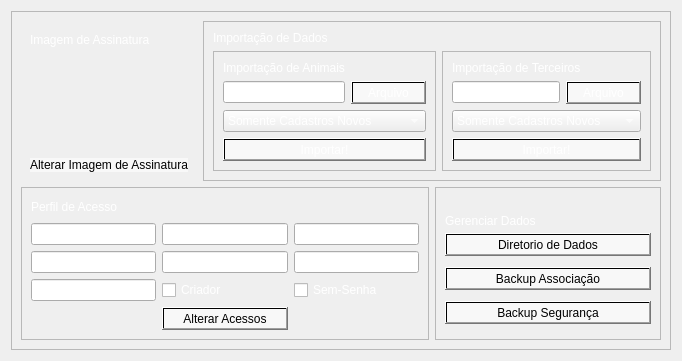
            <widget class="QWidget" name="page">
             <layout class="QVBoxLayout" name="verticalLayout_4">
              <item>
               <widget class="QFrame" name="frame_11">
                <property name="frameShape">
                 <enum>QFrame::StyledPanel</enum>
                </property>
                <property name="frameShadow">
                 <enum>QFrame::Raised</enum>
                </property>
                <layout class="QGridLayout" name="gridLayout_10">
                 <item row="0" column="1" colspan="2">
                  <widget class="QFrame" name="frame_14">
                   <property name="frameShape">
                    <enum>QFrame::StyledPanel</enum>
                   </property>
                   <property name="frameShadow">
                    <enum>QFrame::Raised</enum>
                   </property>
                   <layout class="QFormLayout" name="formLayout_3">
                    <item row="1" column="0">
                     <widget class="QFrame" name="frame_17">
                      <property name="styleSheet">
                       <string notr="true">color: rgb(255, 255, 255);

</string>
                      </property>
                      <property name="frameShape">
                       <enum>QFrame::StyledPanel</enum>
                      </property>
                      <property name="frameShadow">
                       <enum>QFrame::Raised</enum>
                      </property>
                      <layout class="QGridLayout" name="gridLayout_2">
                       <item row="0" column="0">
                        <widget class="QLabel" name="label_13">
                         <property name="styleSheet">
                          <string notr="true">color:rgb(255,255,255);
</string>
                         </property>
                         <property name="text">
                          <string>Importação de Animais</string>
                         </property>
                        </widget>
                       </item>
                       <item row="1" column="0">
                        <widget class="QLineEdit" name="arquivo">
                         <property name="styleSheet">
                          <string notr="true">color: rgb(255,255,255);</string>
                         </property>
                         <property name="text">
                          <string/>
                         </property>
                         <property name="placeholderText">
                          <string>Nome</string>
                         </property>
                        </widget>
                       </item>
                       <item row="3" column="0" colspan="2">
                        <widget class="QPushButton" name="importarAnimaispushButton">
                         <property name="styleSheet">
                          <string notr="true">background-color: qlineargradient(spread:pad, x1:0, y1:0, x2:1, y2:1, stop:1 rgba(255, 255, 255, 140));</string>
                         </property>
                         <property name="text">
                          <string>Importar!</string>
                         </property>
                        </widget>
                       </item>
                       <item row="2" column="0" colspan="2">
                        <widget class="QComboBox" name="tipoImportacaoAnimaiscomboBox">
                         <item>
                          <property name="text">
                           <string>Somente Cadastros Novos</string>
                          </property>
                         </item>
                         <item>
                          <property name="text">
                           <string>Cadastros de Atualização</string>
                          </property>
                         </item>
                        </widget>
                       </item>
                       <item row="1" column="1">
                        <widget class="QPushButton" name="escolherArquivoImportacaoAnaimaispushButton">
                         <property name="styleSheet">
                          <string notr="true">background-color: qlineargradient(spread:pad, x1:0, y1:0, x2:1, y2:1, stop:1 rgba(255, 255, 255, 140));</string>
                         </property>
                         <property name="text">
                          <string>Arquivo</string>
                         </property>
                        </widget>
                       </item>
                      </layout>
                     </widget>
                    </item>
                    <item row="1" column="1">
                     <widget class="QFrame" name="frame_18">
                      <property name="styleSheet">
                       <string notr="true">color: rgb(255, 255, 255);

</string>
                      </property>
                      <property name="frameShape">
                       <enum>QFrame::StyledPanel</enum>
                      </property>
                      <property name="frameShadow">
                       <enum>QFrame::Raised</enum>
                      </property>
                      <layout class="QGridLayout" name="gridLayout_8">
                       <item row="1" column="1">
                        <widget class="QPushButton" name="esclhoerArquivoImportacaoTerceiropushButton">
                         <property name="styleSheet">
                          <string notr="true">background-color: qlineargradient(spread:pad, x1:0, y1:0, x2:1, y2:1, stop:1 rgba(255, 255, 255, 140));</string>
                         </property>
                         <property name="text">
                          <string>Arquivo</string>
                         </property>
                        </widget>
                       </item>
                       <item row="2" column="0" colspan="2">
                        <widget class="QComboBox" name="tipoImportacaoTerceirocomboBox">
                         <item>
                          <property name="text">
                           <string>Somente Cadastros Novos</string>
                          </property>
                         </item>
                         <item>
                          <property name="text">
                           <string>Cadastros de Atualização</string>
                          </property>
                         </item>
                        </widget>
                       </item>
                       <item row="1" column="0">
                        <widget class="QLineEdit" name="lineEdit_11">
                         <property name="styleSheet">
                          <string notr="true">color: rgb(255,255,255);</string>
                         </property>
                         <property name="text">
                          <string/>
                         </property>
                         <property name="placeholderText">
                          <string>Nome</string>
                         </property>
                        </widget>
                       </item>
                       <item row="3" column="0" colspan="2">
                        <widget class="QPushButton" name="importarTerceirospushButton">
                         <property name="styleSheet">
                          <string notr="true">background-color: qlineargradient(spread:pad, x1:0, y1:0, x2:1, y2:1, stop:1 rgba(255, 255, 255, 140));</string>
                         </property>
                         <property name="text">
                          <string>Importar!</string>
                         </property>
                        </widget>
                       </item>
                       <item row="0" column="0" colspan="2">
                        <widget class="QLabel" name="label_14">
                         <property name="styleSheet">
                          <string notr="true">color:rgb(255,255,255);
</string>
                         </property>
                         <property name="text">
                          <string>Importação de Terceiros</string>
                         </property>
                        </widget>
                       </item>
                      </layout>
                     </widget>
                    </item>
                    <item row="0" column="0" colspan="2">
                     <widget class="QLabel" name="label_11">
                      <property name="styleSheet">
                       <string notr="true">color:rgb(255,255,255);
</string>
                      </property>
                      <property name="text">
                       <string>Importação de Dados</string>
                      </property>
                     </widget>
                    </item>
                   </layout>
                  </widget>
                 </item>
                 <item row="1" column="2">
                  <widget class="QFrame" name="frame_15">
                   <property name="frameShape">
                    <enum>QFrame::StyledPanel</enum>
                   </property>
                   <property name="frameShadow">
                    <enum>QFrame::Raised</enum>
                   </property>
                   <layout class="QGridLayout" name="gridLayout_11">
                    <item row="7" column="0">
                     <widget class="QPushButton" name="backupSeguranapushButton">
                      <property name="styleSheet">
                       <string notr="true">background-color: qlineargradient(spread:pad, x1:0, y1:0, x2:1, y2:1, stop:1 rgba(255, 255, 255, 140));</string>
                      </property>
                      <property name="text">
                       <string>Backup Segurança</string>
                      </property>
                     </widget>
                    </item>
                    <item row="2" column="0">
                     <widget class="QLabel" name="label_12">
                      <property name="minimumSize">
                       <size>
                        <width>0</width>
                        <height>20</height>
                       </size>
                      </property>
                      <property name="maximumSize">
                       <size>
                        <width>16777215</width>
                        <height>2</height>
                       </size>
                      </property>
                      <property name="styleSheet">
                       <string notr="true">color:rgb(255,255,255);
</string>
                      </property>
                      <property name="text">
                       <string>Gerenciar Dados</string>
                      </property>
                     </widget>
                    </item>
                    <item row="6" column="0">
                     <widget class="QPushButton" name="backupAssocialpushButton">
                      <property name="styleSheet">
                       <string notr="true">background-color: qlineargradient(spread:pad, x1:0, y1:0, x2:1, y2:1, stop:1 rgba(255, 255, 255, 140));</string>
                      </property>
                      <property name="text">
                       <string>Backup Associação</string>
                      </property>
                     </widget>
                    </item>
                    <item row="4" column="0">
                     <widget class="QPushButton" name="selectMainDirpushButton">
                      <property name="styleSheet">
                       <string notr="true">background-color: qlineargradient(spread:pad, x1:0, y1:0, x2:1, y2:1, stop:1 rgba(255, 255, 255, 140));</string>
                      </property>
                      <property name="text">
                       <string>Diretorio de Dados</string>
                      </property>
                     </widget>
                    </item>
                   </layout>
                  </widget>
                 </item>
                 <item row="1" column="0" colspan="2">
                  <widget class="QFrame" name="frame_13">
                   <property name="frameShape">
                    <enum>QFrame::StyledPanel</enum>
                   </property>
                   <property name="frameShadow">
                    <enum>QFrame::Raised</enum>
                   </property>
                   <layout class="QGridLayout" name="gridLayout_9">
                    <item row="1" column="0">
                     <widget class="QLineEdit" name="nomePerfilAcessolineEdit">
                      <property name="styleSheet">
                       <string notr="true">color: rgb(255,255,255);</string>
                      </property>
                      <property name="text">
                       <string/>
                      </property>
                      <property name="placeholderText">
                       <string>Nome</string>
                      </property>
                     </widget>
                    </item>
                    <item row="1" column="1">
                     <widget class="QLineEdit" name="cpfPerfilAcessolineEdit">
                      <property name="styleSheet">
                       <string notr="true">color: rgb(255,255,255);</string>
                      </property>
                      <property name="text">
                       <string/>
                      </property>
                      <property name="placeholderText">
                       <string>Nome Empresarial</string>
                      </property>
                     </widget>
                    </item>
                    <item row="3" column="0">
                     <widget class="QLineEdit" name="nascimentoPerfilAcessolineEdit">
                      <property name="styleSheet">
                       <string notr="true">color: rgb(255,255,255);</string>
                      </property>
                      <property name="placeholderText">
                       <string>Nascimento</string>
                      </property>
                     </widget>
                    </item>
                    <item row="3" column="2">
                     <widget class="QCheckBox" name="senhaPerfilAcessocheckBox">
                      <property name="styleSheet">
                       <string notr="true">color:rgb(255,255,255);</string>
                      </property>
                      <property name="text">
                       <string>Sem-Senha</string>
                      </property>
                     </widget>
                    </item>
                    <item row="2" column="1">
                     <widget class="QLineEdit" name="cpfOuCnpjPerfilAcessolineEdit">
                      <property name="styleSheet">
                       <string notr="true">color: rgb(255,255,255);</string>
                      </property>
                      <property name="text">
                       <string/>
                      </property>
                      <property name="placeholderText">
                       <string>CPF ou CNPJ</string>
                      </property>
                     </widget>
                    </item>
                    <item row="2" column="0">
                     <widget class="QLineEdit" name="cpfPerfilAcessolineEdit_2">
                      <property name="styleSheet">
                       <string notr="true">color: rgb(255,255,255);</string>
                      </property>
                      <property name="placeholderText">
                       <string>CPF</string>
                      </property>
                     </widget>
                    </item>
                    <item row="4" column="1">
                     <widget class="QPushButton" name="alterarAcessosPerfilAcessospushButton">
                      <property name="styleSheet">
                       <string notr="true">background-color: qlineargradient(spread:pad, x1:0, y1:0, x2:1, y2:1, stop:1 rgba(255, 255, 255, 140));</string>
                      </property>
                      <property name="text">
                       <string>Alterar Acessos</string>
                      </property>
                     </widget>
                    </item>
                    <item row="2" column="2">
                     <widget class="QLineEdit" name="senhaPerfilAcessolineEdit">
                      <property name="styleSheet">
                       <string notr="true">color: rgb(255,255,255);</string>
                      </property>
                      <property name="text">
                       <string>Senha</string>
                      </property>
                      <property name="placeholderText">
                       <string>Nome Empresarial</string>
                      </property>
                     </widget>
                    </item>
                    <item row="1" column="2">
                     <widget class="QLineEdit" name="nomeUsuarioPerfilAcessolineEdit">
                      <property name="styleSheet">
                       <string notr="true">color: rgb(255,255,255);</string>
                      </property>
                      <property name="text">
                       <string>Nome de Usuario</string>
                      </property>
                      <property name="placeholderText">
                       <string>Nome Empresarial</string>
                      </property>
                     </widget>
                    </item>
                    <item row="3" column="1">
                     <widget class="QCheckBox" name="criadorPerfilAcessocheckBox">
                      <property name="styleSheet">
                       <string notr="true">color:rgb(255,255,255);</string>
                      </property>
                      <property name="text">
                       <string>Criador</string>
                      </property>
                     </widget>
                    </item>
                    <item row="0" column="0" colspan="3">
                     <widget class="QLabel" name="label_10">
                      <property name="minimumSize">
                       <size>
                        <width>0</width>
                        <height>20</height>
                       </size>
                      </property>
                      <property name="maximumSize">
                       <size>
                        <width>16777215</width>
                        <height>20</height>
                       </size>
                      </property>
                      <property name="styleSheet">
                       <string notr="true">color:rgb(255,255,255);
</string>
                      </property>
                      <property name="text">
                       <string>Perfil de Acesso</string>
                      </property>
                     </widget>
                    </item>
                   </layout>
                  </widget>
                 </item>
                 <item row="0" column="0">
                  <widget class="QFrame" name="frame_12">
                   <property name="styleSheet">
                    <string notr="true">border-radius: 20px;</string>
                   </property>
                   <property name="frameShape">
                    <enum>QFrame::StyledPanel</enum>
                   </property>
                   <property name="frameShadow">
                    <enum>QFrame::Raised</enum>
                   </property>
                   <layout class="QVBoxLayout" name="verticalLayout_7">
                    <item>
                     <widget class="QLabel" name="label_4">
                      <property name="minimumSize">
                       <size>
                        <width>0</width>
                        <height>20</height>
                       </size>
                      </property>
                      <property name="maximumSize">
                       <size>
                        <width>16777215</width>
                        <height>20</height>
                       </size>
                      </property>
                      <property name="styleSheet">
                       <string notr="true">color:rgb(255,255,255);
</string>
                      </property>
                      <property name="text">
                       <string>Imagem de Assinatura</string>
                      </property>
                     </widget>
                    </item>
                    <item>
                     <widget class="QFrame" name="frame_16">
                      <property name="frameShape">
                       <enum>QFrame::StyledPanel</enum>
                      </property>
                      <property name="frameShadow">
                       <enum>QFrame::Raised</enum>
                      </property>
                     </widget>
                    </item>
                    <item>
                     <widget class="QPushButton" name="AlterarImagemdeAssinaturapushButton">
                      <property name="styleSheet">
                       <string notr="true">background-color: qlineargradient(spread:pad, x1:0, y1:0, x2:1, y2:1, stop:1 rgba(255, 255, 255, 140));</string>
                      </property>
                      <property name="text">
                       <string>Alterar Imagem de Assinatura</string>
                      </property>
                     </widget>
                    </item>
                   </layout>
                  </widget>
                 </item>
                </layout>
               </widget>
              </item>
             </layout>
            </widget>
